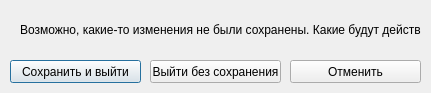
<?xml version="1.0" encoding="UTF-8"?>
<ui version="4.0">
 <class>SaveExitDialog</class>
 <widget class="QDialog" name="SaveExitDialog">
  <property name="geometry">
   <rect>
    <x>0</x>
    <y>0</y>
    <width>431</width>
    <height>93</height>
   </rect>
  </property>
  <property name="minimumSize">
   <size>
    <width>431</width>
    <height>93</height>
   </size>
  </property>
  <property name="maximumSize">
   <size>
    <width>431</width>
    <height>93</height>
   </size>
  </property>
  <property name="windowTitle">
   <string>Dialog</string>
  </property>
  <property name="modal">
   <bool>true</bool>
  </property>
  <widget class="QLabel" name="label">
   <property name="geometry">
    <rect>
     <x>20</x>
     <y>20</y>
     <width>401</width>
     <height>20</height>
    </rect>
   </property>
   <property name="text">
    <string>Возможно, какие-то изменения не были сохранены. Какие будут действия?</string>
   </property>
  </widget>
  <widget class="QPushButton" name="SaveExitButton">
   <property name="geometry">
    <rect>
     <x>10</x>
     <y>60</y>
     <width>131</width>
     <height>23</height>
    </rect>
   </property>
   <property name="text">
    <string>Сохранить и выйти</string>
   </property>
  </widget>
  <widget class="QPushButton" name="OnlyExitButton">
   <property name="geometry">
    <rect>
     <x>150</x>
     <y>60</y>
     <width>131</width>
     <height>23</height>
    </rect>
   </property>
   <property name="text">
    <string>Выйти без сохранения</string>
   </property>
  </widget>
  <widget class="QPushButton" name="CancelButton">
   <property name="geometry">
    <rect>
     <x>290</x>
     <y>60</y>
     <width>131</width>
     <height>23</height>
    </rect>
   </property>
   <property name="text">
    <string>Отменить</string>
   </property>
  </widget>
 </widget>
 <resources/>
 <connections/>
</ui>
